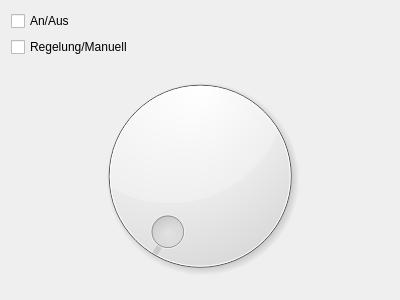
<?xml version="1.0" encoding="UTF-8"?>
<ui version="4.0">
 <class>Form</class>
 <widget class="QWidget" name="Form">
  <property name="geometry">
   <rect>
    <x>0</x>
    <y>0</y>
    <width>400</width>
    <height>300</height>
   </rect>
  </property>
  <property name="windowTitle">
   <string>Form</string>
  </property>
  <layout class="QVBoxLayout" name="verticalLayout">
   <item>
    <widget class="QCheckBox" name="checkBox">
     <property name="text">
      <string>An/Aus</string>
     </property>
    </widget>
   </item>
   <item>
    <widget class="QCheckBox" name="checkBox_2">
     <property name="text">
      <string>Regelung/Manuell</string>
     </property>
    </widget>
   </item>
   <item>
    <widget class="QDial" name="dial"/>
   </item>
  </layout>
 </widget>
 <resources/>
 <connections/>
</ui>
